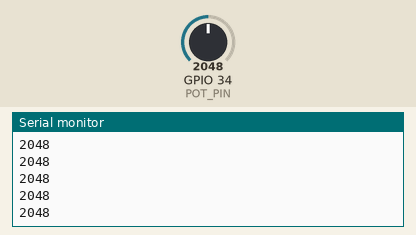
Bench run of a sketch on a simulated ESP32. Parts: the last lines printed to the serial monitor. The inputs (shaded band) are chosen by the test bench; at power-on: GPIO 34 (POT_PIN) = 2048.

Above: at 2.2 s.
2.3 s: GPIO 34 (POT_PIN) set to 2866
At 2.31 s:
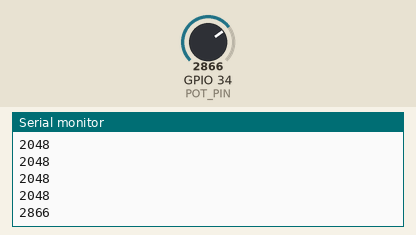
3.8 s: GPIO 34 (POT_PIN) set to 3603
At 3.81 s:
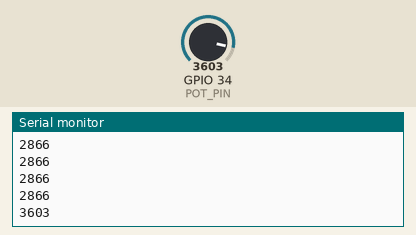
Timing chart, 0 to 6.8 s (numbered marks = the images above; inputs shaded):
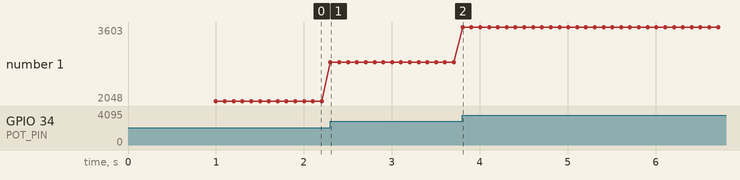

The sketch:

bnbPotTest.ino
```cpp
// FILE: bnbPotTest.ino
// AUTH: Taeuk Sun
// DATE: 09/09/26 09:50
// DESC: SoftPot ADC reading test

const int POT_PIN = 34;

void setup() {
  Serial.begin(115200);
  delay(1000);
  Serial.println("SoftPot test");
}

void loop() {
  Serial.println(analogRead(POT_PIN));
  delay(100);
}
```

Measured:
- after the input at 2.3 s, the serial monitor: prints a new line at once (image 1)
- after the input at 3.8 s, the serial monitor: prints a new line at once (image 2)
- plotted number 1: 2048 → 2866 after the input at 2.3 s, 2866 → 3603 after the input at 3.8 s
